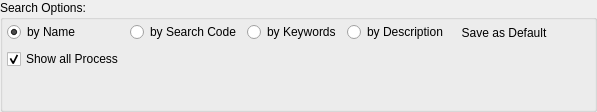
<?xml version="1.0" encoding="UTF-8"?>
<ui version="4.0">
 <class>searchOptionsGroupBox</class>
 <widget class="QGroupBox" name="searchOptionsGroupBox">
  <property name="sizePolicy">
   <sizepolicy hsizetype="Preferred" vsizetype="Ignored">
    <horstretch>0</horstretch>
    <verstretch>0</verstretch>
   </sizepolicy>
  </property>
  <property name="windowTitle">
   <string>GroupBox</string>
  </property>
  <property name="title">
   <string>Search Options:</string>
  </property>
  <property name="flat">
   <bool>true</bool>
  </property>
  <layout class="QGridLayout" name="gridLayout">
   <property name="leftMargin">
    <number>4</number>
   </property>
   <property name="topMargin">
    <number>2</number>
   </property>
   <property name="rightMargin">
    <number>0</number>
   </property>
   <property name="bottomMargin">
    <number>0</number>
   </property>
   <property name="spacing">
    <number>6</number>
   </property>
   <item row="0" column="0">
    <widget class="QRadioButton" name="byNameRadioButton">
     <property name="text">
      <string>by Name</string>
     </property>
     <property name="checked">
      <bool>true</bool>
     </property>
    </widget>
   </item>
   <item row="0" column="1">
    <widget class="QRadioButton" name="byCodeRadioButton">
     <property name="text">
      <string>by Search Code</string>
     </property>
    </widget>
   </item>
   <item row="1" column="0">
    <widget class="QCheckBox" name="showAllProcessCheckBox">
     <property name="text">
      <string>Show all Process</string>
     </property>
     <property name="checked">
      <bool>true</bool>
     </property>
    </widget>
   </item>
   <item row="0" column="5">
    <spacer name="horizontalSpacer">
     <property name="orientation">
      <enum>Qt::Horizontal</enum>
     </property>
     <property name="sizeHint" stdset="0">
      <size>
       <width>40</width>
       <height>20</height>
      </size>
     </property>
    </spacer>
   </item>
   <item row="2" column="0">
    <spacer name="verticalSpacer">
     <property name="orientation">
      <enum>Qt::Vertical</enum>
     </property>
     <property name="sizeHint" stdset="0">
      <size>
       <width>20</width>
       <height>40</height>
      </size>
     </property>
    </spacer>
   </item>
   <item row="0" column="3">
    <widget class="QRadioButton" name="byDescriptionRadioButton">
     <property name="text">
      <string>by Description</string>
     </property>
    </widget>
   </item>
   <item row="0" column="2">
    <widget class="QRadioButton" name="byKeywordsRadioButton">
     <property name="text">
      <string>by Keywords</string>
     </property>
    </widget>
   </item>
   <item row="0" column="4">
    <widget class="QToolButton" name="saveAsDefaultToolButton">
     <property name="text">
      <string>Save as Default</string>
     </property>
     <property name="autoRaise">
      <bool>true</bool>
     </property>
    </widget>
   </item>
  </layout>
 </widget>
 <resources/>
 <connections/>
</ui>
